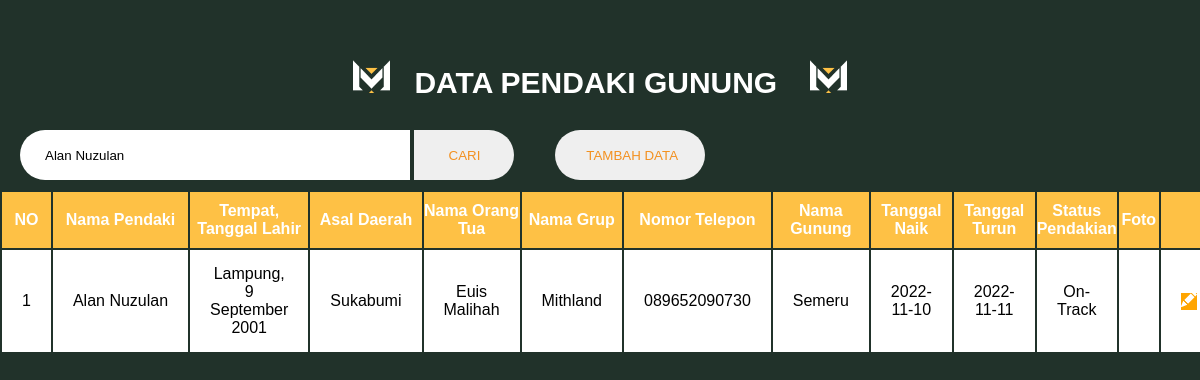
The page /posttest7/admin.php?cari=Alan Nuzulan on the database its author committed.
### tables this page shows
CREATE TABLE `datapendaki` (
  `id_pendaki` int(11) NOT NULL,
  `nama` varchar(50) NOT NULL,
  `ttl` varchar(30) NOT NULL,
  `asal_daerah` varchar(30) NOT NULL,
  `nama_ortu` varchar(50) NOT NULL,
  `nama_grup` varchar(50) NOT NULL,
  `telepon` varchar(20) NOT NULL,
  `gunung` varchar(30) NOT NULL,
  `tgl_naik` varchar(50) NOT NULL,
  `tgl_turun` varchar(50) NOT NULL,
  `status_pendakian` varchar(50) NOT NULL,
  `foto` varchar(50) NOT NULL
);

### posttest7/admin.php (the view, shortened to what this page needs)
<!DOCTYPE html>
<html lang="en">
<head>
    <link rel="stylesheet" href="stylesheet/crud.css">
</head>
<body>
    <h3 class="judul"><a href="index.php"><img src="img/logoatas.png" alt="Logo" class="logo"></a>DATA PENDAKI GUNUNG <a href="index.php"><img src="img/logoatas.png" alt="Logo2" class="logo"></a></h3>
    <form action="admin.php" method="GET" >
        <input type='text' name="cari" id="cari" placeholder="Cari" value="<?php if(isset($_GET['cari'])){echo $_GET['cari'];}?>">
        <button type="submit" name="search">CARI</button>
        <button class='tambah'><a href="addPendaki.php" class='add'>TAMBAH DATA</a></button>
    </form>
    <div class="info_pendaki">
        <table>
            <tr class="info_data">
                <th>NO</th>
                <th>Nama Pendaki</th>
                <th>Tempat, Tanggal Lahir</th>
                <th>Asal Daerah</th>
                <th>Nama Orang Tua</th>
                <th>Nama Grup</th>
                <th>Nomor Telepon</th>
                <th>Nama Gunung</th>
                <th>Tanggal Naik</th>
                <th>Tanggal Turun</th>
                <th>Status Pendakian</th>
                <th>Foto</th>
                <th colspan="2">Aksi</th>
            </tr>
            <?php
            include 'koneksi.php';
                if(isset($_GET['cari'])){
                    $cari = $_GET['cari'];
                    $query = "SELECT * FROM datapendaki WHERE nama LIKE '%".$cari."%' or nama_ortu LIKE '%".$cari."%' or nama_grup LIKE '%".$cari."%' or gunung LIKE '%".$cari."%' or status_pendakian LIKE '%".$cari."%' or tgl_naik LIKE '%".$cari."%' or tgl_turun LIKE '%".$cari."%'";
                }else{
                    $query = "SELECT * FROM datapendaki";
                }
                $i = 1;
                $result = mysqli_query($koneksi, $query);
                while($row = mysqli_fetch_array($result)){
            ?>
            <tr class="isi">
                <td><?=$i;?></td>
                <td nowrap><?=$row['nama']?></td>
                <td><?=$row['ttl']?></td>
                <td><?=$row['asal_daerah']?></td>
                <td><?=$row['nama_ortu']?></td>
                <td><?=$row['nama_grup']?></td>
                <td><?=$row['telepon']?></td>
                <td><?=$row['gunung']?></td>
                <td><?=$row['tgl_naik']?></td>
                <td><?=$row['tgl_turun']?></td>
                <td>
                    <?php
                        if($row['tgl_turun'] <= date("Y-m-d")){
                            echo'Selesai';
                        }else {
                            echo'On-Track';
                        }
                    ?>
                </td>
                <td><img src="img/<?=$row['foto']?>" alt="" width="100px"></td>
                <td class="edit">
                    <a href="updatePendaki.php?id=<?=$row['id_pendaki'];?>">
                    </a>
                </td>
            </tr>
            <?php
                $i++;
                }
            ?>
        </table>
    </div>
</body>
</html>

### posttest7/stylesheet/crud.css (style rules this page uses)
* { margin: 0; padding: 0; font-family: Arial, Helvetica, sans-serif; }
body { background: #21322A; }
.judul { text-align: center; color: white; font-size: 30px; margin-top: 5%; }
.info_pendaki { width: 50%; text-align: center; width: 100%; table-layout: fixed; min-width: 1000px; border-collapse: collapse; height: 650px; overflow: auto; }
table { margin-top: 10px; }
.info_data { border: none; background-color: #FEC145; color: white; }
.isi { background: white; }
td, th { padding: 15px 20px; }
th { padding: 10px 0px; }
.edit a { background-color: orange; color: white; }
input[type='text'] { margin-left: 20px; margin-top: 30px; height: 50px; width: 340px; border-radius: 25px 0 0 25px; border: none; outline: none; padding: 0 25px; background: #ffffff; }
button[type='submit'] { cursor: pointer; margin-top: 30px; border: none; position: relative; border-radius: 0 25px 25px 0; height: 50px; width: 100px; color: rgba(243, 130, 0, 0.867); }
.tambah, .add { cursor: pointer; margin-top: 30px; margin-left: 3%; border: none; position: relative; border-radius:25px; height: 50px; width: 150px; color: rgba(243, 130, 0, 0.867); text-decoration: none; }
.logo { margin-right: 2%; }
.logo { margin-left: 2%; }

### rows shown on the page
datapendaki: nama "Alan Nuzulan", ttl "Lampung, 9 September 2001", asal_daerah "Sukabumi", nama_ortu "Euis Malihah", nama_grup "Mithland", telepon "089652090730", gunung "Semeru", tgl_naik "2022-11-10", tgl_turun "2022-11-11", shows "On-Track"
